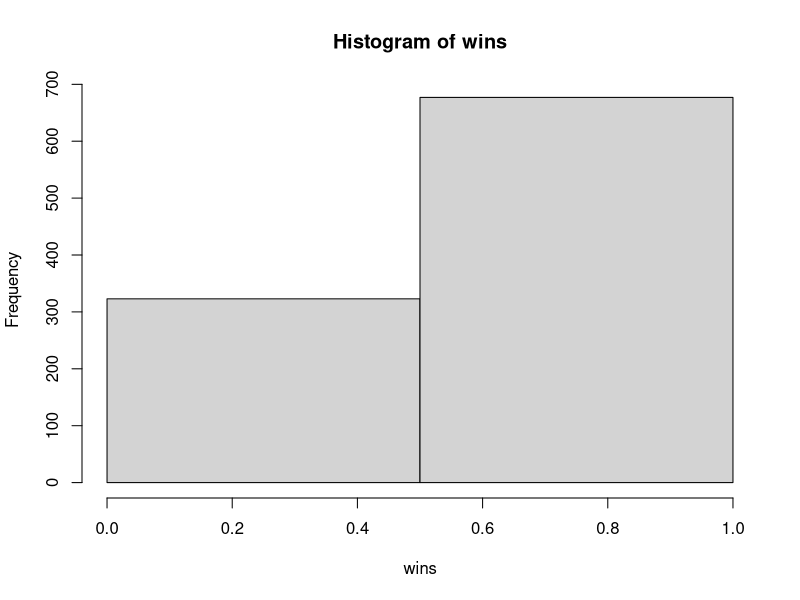

This chart was generated by the following R code:
## ---- chunk 1
monty_hall <- function() {
  
  # three doors numbered 1,2,3
  doors <- c(1,2,3)
  
  # a random door has a car behind it
  car_door <- sample(doors, 1)
  
  # the guest pick a door randomly
  init_pick <- sample(doors, 1)
  
  if (car_door == init_pick) {
    # if the guest pick the car door
    # Monty opens either of the other two doors
    monty_open <- sample(setdiff(doors, car_door), 1)
  } else {
    # otherwise, Monty opens the door without the car
    monty_open <- setdiff(doors, c(car_door, init_pick))
  }
  
  # if the guest switch, he chooses the door other than 
  # his initial choice and the opened door
  switch_door <- setdiff(doors, c(init_pick, monty_open))
  
  # he wins if the switched door is the car door
  win <- switch_door == car_door
  win
}

# repeat the experiment 1000 times and collect the results
wins <- replicate(1000, monty_hall())
# convert the results to numbers: 1-win,0-lose
wins <- as.numeric(wins)
# plot the distribution of values
hist(wins, breaks = 2)
